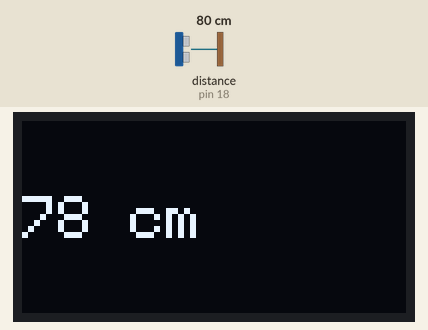
Simulated run of this sketch. Board: Arduino Uno, built with avr-gcc and run on an emulated ATmega328P. On the bench: 128×64 one-colour display. Wiring (inferred from the names in the program): ultrasonic range finder: trigger pin 5; echo pin 18. Inputs (shaded band) come from the test bench; at power-on: distance to the obstacle (sensor on pin 18) 80 cm. The echo pulse lasts 58.3 µs per cm; what the sketch prints to the serial monitor is not drawn.

Above: at 1.7 s.
1.8 s: distance to the obstacle (sensor on pin 18) set to 2 cm
At 2.5 s:
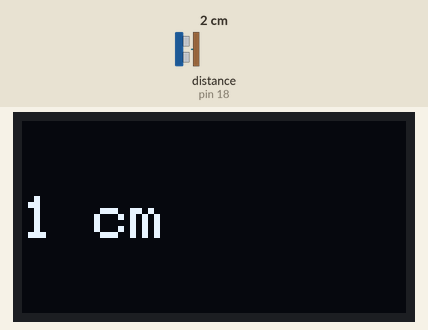
3.6 s: distance to the obstacle (sensor on pin 18) set to 4 cm
At 4.3 s:
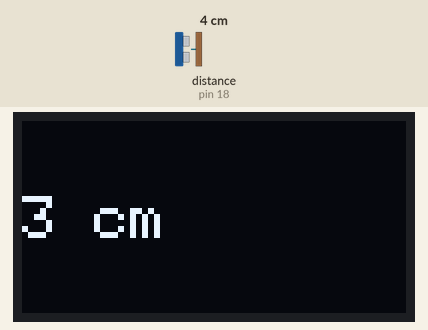
5.2 s: distance to the obstacle (sensor on pin 18) set to 9 cm
At 6.1 s:
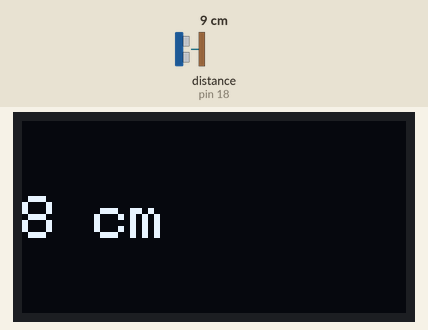
Timing chart, 0 to 8.2 s (numbered marks = the images above; inputs shaded):
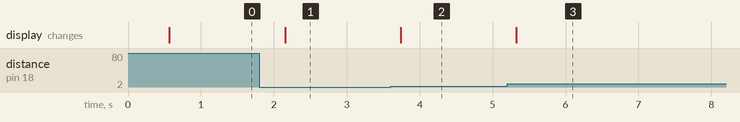

Measured:
- after the input at 1.8 s, the display: changes after 0.36 s (image 1)
- after the input at 3.6 s, the display: changes after 0.14 s (image 2)
- after the input at 5.2 s, the display: changes after 0.12 s (image 3)

The sketch:

HC-SR04.ino
```cpp
#include <Wire.h>
#include <Adafruit_GFX.h>
#include <Adafruit_SSD1306.h>

#define ANCHO_PANTALLA 128 // Ancho de la pantalla OLED, en píxeles
#define ALTURA_PANTALLA 64 // Altura de la pantalla OLED, en píxeles

// Declaración para un display SSD1306 conectado a I2C (pines SDA, SCL)
Adafruit_SSD1306 display(ANCHO_PANTALLA, ALTURA_PANTALLA, &Wire, -1);

const int trigPin = 5;
const int echoPin = 18;

// Definir la velocidad del sonido en cm/uS
#define VELOCIDAD_SONIDO 0.034
#define CM_A_PULGADA 0.393701

long duracion;
int distanciaCm;
int distanciaPulgada;

void setup() {
  Serial.begin(115200);
  pinMode(trigPin, OUTPUT); // Configura el trigPin como Salida
  pinMode(echoPin, INPUT);  // Configura el echoPin como Entrada

  if (!display.begin(SSD1306_SWITCHCAPVCC, 0x3C)) {
    Serial.println(F("Error en la asignación de SSD1306"));
    for (;;);
  }
  delay(500);
  display.clearDisplay();

  display.setTextSize(2);
  display.setTextColor(WHITE);
}

void loop() {
  // Limpia el trigPin
  digitalWrite(trigPin, LOW);
  delayMicroseconds(2);
  // Establece el trigPin en estado ALTO durante 10 microsegundos
  digitalWrite(trigPin, HIGH);
  delayMicroseconds(10);
  digitalWrite(trigPin, LOW);

  // Lee el echoPin, devuelve el tiempo de viaje de la onda de sonido en microsegundos
  duracion = pulseIn(echoPin, HIGH);

  // Calcula la distancia
  distanciaCm = duracion * VELOCIDAD_SONIDO / 2;

  // Convierte a pulgadas
  distanciaPulgada = distanciaCm * CM_A_PULGADA;

  // Imprime la distancia en el Monitor Serial
  Serial.print("Distancia (cm): ");
  Serial.println(distanciaCm);
  Serial.print("Distancia (pulgadas): ");
  Serial.println(distanciaPulgada);

  display.clearDisplay();
  display.setCursor(0, 25);
  // Muestra la distancia en cm
  display.print(distanciaCm);
  display.print(" cm");

  // Muestra la distancia en pulgadas
  /* display.print(distanciaPulgada);
  display.print(" in");*/
  display.display();

  delay(500);
}
```
